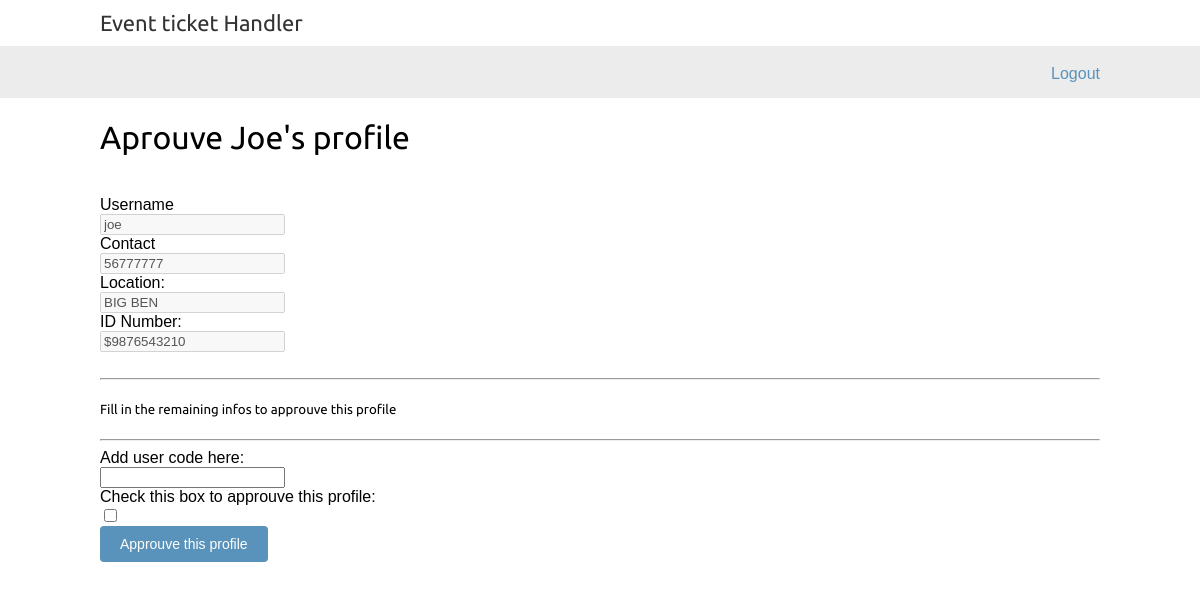
/approuve-profile/4, run on the app's committed database.
### src/models.py (models this page shows, shortened)
class Profile(models.Model):
    user = models.ForeignKey(User, on_delete=models.CASCADE)
    id_user = models.IntegerField()
    contact = models.IntegerField()
    location = models.CharField(max_length=255, blank=True)
    user_code = models.CharField(max_length=20, blank=True)
    id_card_number = models.IntegerField()
    profile_approuved = models.BooleanField(default=False)

### src/views.py (the view)
# urls.py: path("approuve-profile/<int:profile_id>", views.approuve_profile, name="approuve_profile"),
def approuve_profile(request, profile_id):
    profile = Profile.objects.get(id=profile_id)
    if request.method == "POST":
        form = ProfileForm(request.POST or None, instance=profile)
        if form.is_valid():
            form.save()
            return redirect("user_profiles")
    else:
        form = ProfileForm()
    context = {
        "profile":profile,
        "form":form
    }
    return render(request, "admin_page/approuve_profile.html", context)

### src/forms.py
class ProfileForm(forms.ModelForm):
    class Meta:
        model = Profile
        fields = "__all__"

### templates/admin_page/approuve_profile.html (shortened to what this page needs)
{% extends "base.html" %}
{% load static %}
{% block content %}
<h1>Aprouve {{ profile.user.username|title }}'s profile</h1>
<form action="{% url 'approuve_profile' profile.id %}" method="POST" enctype="multipart/form-data">
    <div class="container">
        <br>
        <div class="form-group row">
        <label class="col-sm-2 col-form-label">Username</label>
        <div class="col-sm-4">
            <input type="text" name="eid" id="id_eid" disabled required maxlength="20" value="{{ profile.user.username }}"/>
        </div>
        </div>
        <div class="form-group row">
        <label class="col-sm-2 col-form-label">Contact</label>
        <div class="col-sm-4">
            <input type="text" name="eid" id="id_eid" disabled required maxlength="20" value="{{ profile.contact }}"/>
        </div>
        </div>
        <div class="form-group row">
        <label class="col-sm-2 col-form-label">Location:</label>
        <div class="col-sm-4">
            <input type="text" name="eid" id="id_eid" disabled required maxlength="20" value="{{ profile.location }}"/>
        </div>
        </div>
        <div class="form-group row">
        <label class="col-sm-2 col-form-label">ID Number:</label>
        <div class="col-sm-4">
            <input type="text" name="eid" id="id_eid" disabled required maxlength="20" value="${{ profile.id_card_number }}"/>
        </div>
        </div>
        <br>
        <hr>
        <h5>Fill in the remaining infos to approuve this profile</h5>
        <hr>
        <div class="form-group row">
        <label class="col-sm-2 col-form-label">Add user code here:</label>
        <div class="col-sm-4">
          {{ form.user_code }}
        </div>
        </div>
        <div class="form-group row">
        <label class="col-sm-2 col-form-label">Check this box to approuve this profile:</label>
        <div class="col-sm-4">
          {{ form.profile_approuved }}
        </div>
        </div>
<input type="submit" value="Approuve this profile" style="cursor: pointer;">
{% endblock %}

### static/css/b.css (style rules this page uses)
body { margin:0; padding:0; font-family:helvetica, sans-serif; }
h1, h2, h3, h4, h5 , h6 { font-family: 'Ubuntu', sans-serif; font-weight:normal; }
a.button, input[type="submit"] { color:#fff; background:#5993bb; border-radius:4px; padding:10px 20px; font-size:14px; border:0; }

### data on the page
Profile: user.username "Joe", eid "joe", eid "56777777", eid "BIG BEN", eid "$9876543210"
